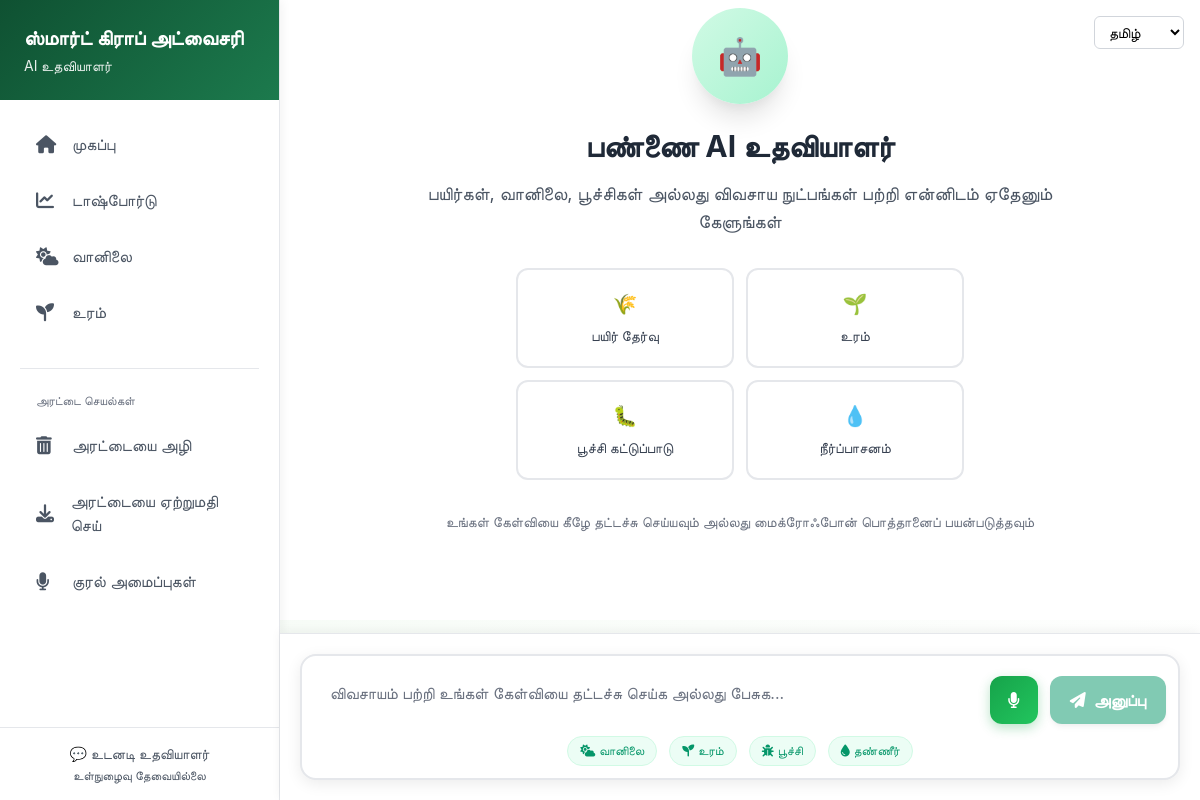
The page /chatbot.html (signed in) on the database as committed earlier.
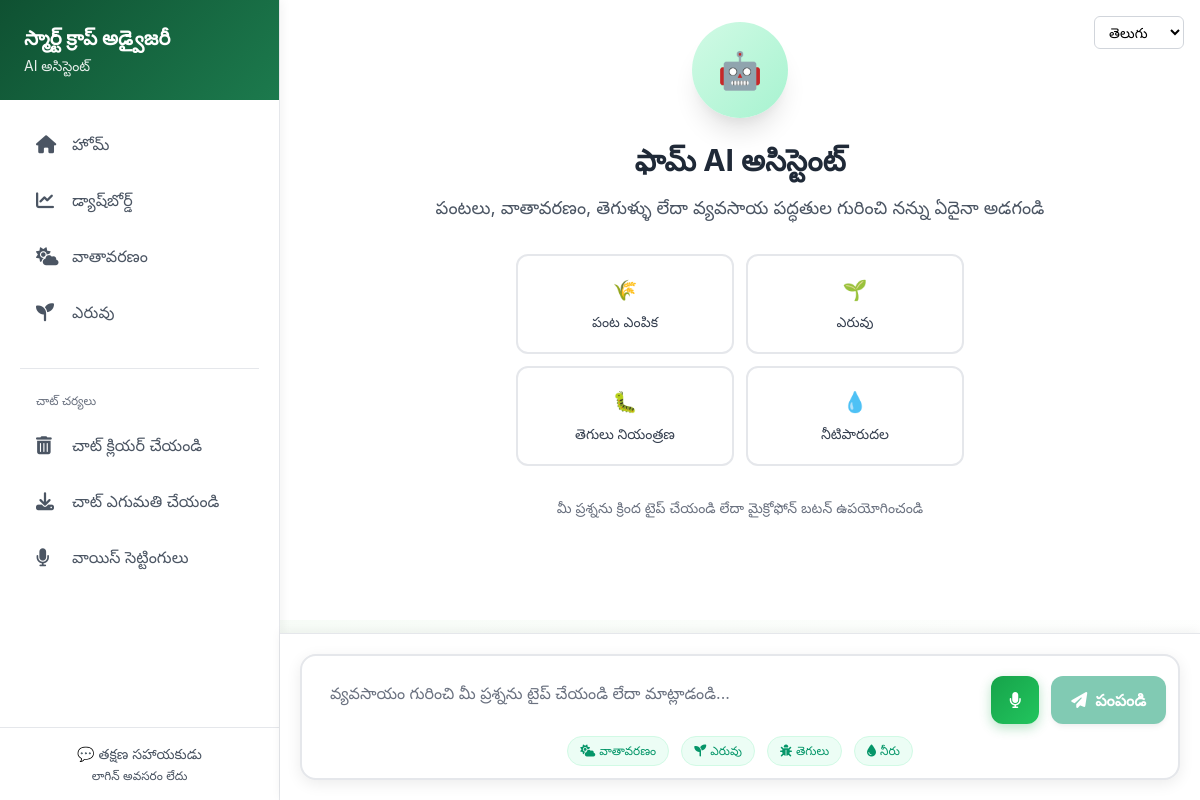
The same page on the database as committed later.
### app.py (models this page shows, shortened)
class User(db.Model, UserMixin):
    id = db.Column(db.Integer, primary_key=True)
    username = db.Column(db.String(100), unique=True, nullable=False)
    email = db.Column(db.String(100), unique=True, nullable=False)
    password_hash = db.Column(db.String(200), nullable=False)
    preferred_language = db.Column(db.String(10), default='en')
    voice_enabled = db.Column(db.Boolean, default=True)
    created_at = db.Column(db.DateTime, default=datetime.utcnow)
    is_active = db.Column(db.Boolean, default=True)
    state = db.Column(db.String(100), nullable=True)
    district = db.Column(db.String(100), nullable=True)
    farm_size = db.Column(db.Float, nullable=True)  # in acres
    primary_crop = db.Column(db.String(100), nullable=True)
    soil_type = db.Column(db.String(50), nullable=True)
    irrigation_type = db.Column(db.String(50), nullable=True)
    profile_completed = db.Column(db.Boolean, default=False)
    latitude = db.Column(db.Float, nullable=True)
    longitude = db.Column(db.Float, nullable=True)
    last_weather_fetch = db.Column(db.DateTime, nullable=True)

### app.py (the view)
@app.route('/<page_name>')
def serve_page(page_name):
    valid_pages = [
        'dashboard', 'weather', 'chatbot',
        'features', 'login', 'signup',
        'about', 'contact', 'fertilizer'
    ]
    if page_name in valid_pages:
        try:
            return render_template(f'{page_name}.html')
        except:
            return "Page not found", 404
    else:
        if page_name.endswith('.html') and page_name.replace('.html', '') in valid_pages:
            try:
                return render_template(page_name)
            except:
                return "Page not found", 404
    return "Page not found", 404

### app.py (called while the page is built, shortened)
def detect_browser_language(request):
    if not hasattr(request, 'accept_languages') or not request.accept_languages:
        return 'en'

def get_user_language_from_request(request):
    lang_param = request.args.get('lang')
    if lang_param:
        lang_param = lang_param.lower().strip()
        if lang_param in ['en', 'hi', 'te', 'ta', 'bn', 'mr']:
            return lang_param
    if 'user_language' in session:
        session_lang = session['user_language']
        if session_lang in ['en', 'hi', 'te', 'ta', 'bn', 'mr']:
            return session_lang
    cookie_lang = request.cookies.get('preferred_language')
    if cookie_lang and cookie_lang in ['en', 'hi', 'te', 'ta', 'bn', 'mr']:
        return cookie_lang
    if current_user.is_authenticated and current_user.preferred_language:
        return current_user.preferred_language
    browser_lang = detect_browser_language(request)
    if browser_lang in ['en', 'hi', 'te', 'ta', 'bn', 'mr']:
        return browser_lang
    return 'en'

@login_manager.user_loader
def load_user(user_id):
    return User.query.get(int(user_id))

@app.before_request
def handle_options():
    if request.method == "OPTIONS":
        return "", 200

@app.after_request
def after_request(response):
    origin = request.headers.get('Origin', '')
    allowed_origins = [
        'http://localhost:5500', 'http://127.0.0.1:5500',
        'http://localhost:3000', 'http://127.0.0.1:3000',
        'http://localhost:8080', 'http://127.0.0.1:8080',
        'http://localhost:5000', 'http://127.0.0.1:5000'
    ]
    if origin in allowed_origins:
        response.headers.add('Access-Control-Allow-Origin', origin)
    response.headers.add('Access-Control-Allow-Headers', 'Content-Type,Authorization,Accept,X-Requested-With')
    response.headers.add('Access-Control-Allow-Methods', 'GET,POST,DELETE,OPTIONS,PATCH')
    response.headers.add('Access-Control-Allow-Credentials', 'true')
    return response

    def get_text(self, key, lang='en'):
        if lang not in self.translations:
            lang = 'en'
        return self.translations.get(lang, {}).get(key, key)

### templates/chatbot.html (shortened to what this page needs)
{% extends "base.html" %}
{% block content %}
<div class="chat-container">
    <div class="sidebar">
        <div class="sidebar-header">
            <h2 class="text-xl font-bold">{{ t('app_name', user_language) }}</h2>
            <p class="text-sm opacity-90 mt-1">{{ t('chatbot', user_language) }}</p>
        </div>
        <div class="sidebar-nav">
            <a href="/" class="nav-item">
                <i class="fas fa-home"></i>
                <span>{{ t('home', user_language) }}</span>
            </a>
            <a href="dashboard.html" class="nav-item">
                <i class="fas fa-chart-line"></i>
                <span>{{ t('dashboard', user_language) }}</span>
            </a>
            <a href="weather.html" class="nav-item">
                <i class="fas fa-cloud-sun"></i>
                <span>{{ t('weather', user_language) }}</span>
            </a>
            <a href="fertilizer.html" class="nav-item">
                <i class="fas fa-seedling"></i>
                <span>{{ t('fertilizer', user_language) }}</span>
            </a>
            <div class="mt-8 pt-6 border-t border-gray-200">
                <div class="text-xs text-gray-500 mb-3 px-4">{{ t('chat_actions', user_language) }}</div>
                <div onclick="clearChat()" class="nav-item">
                    <i class="fas fa-trash-alt"></i>
                    <span>{{ t('clear_chat', user_language) }}</span>
                </div>
                <div onclick="exportChat()" class="nav-item">
                    <i class="fas fa-download"></i>
                    <span>{{ t('export_chat', user_language) }}</span>
                </div>
                <div onclick="toggleVoiceSettings()" class="nav-item">
                    <i class="fas fa-microphone"></i>
                    <span>{{ t('voice_settings', user_language) }}</span>
                </div>
            </div>
        </div>
        <div class="p-4 border-t border-gray-200">
            <div class="text-center text-sm text-gray-600">
                <p>💬 {{ t('instant_assistant', user_language) }}</p>
                <p class="text-xs mt-1">{{ t('no_login', user_language) }}</p>
            </div>
        </div>
    </div>
    <div class="main-content">
        <div id="welcomeCenter" class="welcome-center">
            <div class="text-center max-w-2xl px-4">
                <div class="w-24 h-24 bg-gradient-to-br from-green-100 to-green-200 rounded-full flex items-center justify-center mx-auto mb-6 shadow-xl">
                    <span class="text-4xl">🤖</span>
                </div>
                <h1 class="text-3xl font-bold text-gray-800 mb-4">{{ t('assistant_name', user_language) }}</h1>
                <p class="text-lg text-gray-600 mb-8">{{ t('welcome_message', user_language) }}</p>
                <div class="grid grid-cols-2 gap-3 max-w-md mx-auto mb-8">
                    <button onclick="startQuickChat('{{ t('crop_prompt', user_language) }}')" class="quick-action-btn">
                        <span class="text-xl block mb-2">🌾</span>
                        <div class="text-sm font-medium text-gray-700">{{ t('crop_selection', user_language) }}</div>
                    </button>
                    <button onclick="startQuickChat('{{ t('fertilizer_prompt', user_language) }}')" class="quick-action-btn">
                        <span class="text-xl block mb-2">🌱</span>
                        <div class="text-sm font-medium text-gray-700">{{ t('fertilizer', user_language) }}</div>
                    </button>
                    <button onclick="startQuickChat('{{ t('pest_prompt', user_language) }}')" class="quick-action-btn">
                        <span class="text-xl block mb-2">🐛</span>
                        <div class="text-sm font-medium text-gray-700">{{ t('pest_control', user_language) }}</div>
                    </button>
                    <button onclick="startQuickChat('{{ t('irrigation_prompt', user_language) }}')" class="quick-action-btn">
                        <span class="text-xl block mb-2">💧</span>
                        <div class="text-sm font-medium text-gray-700">{{ t('irrigation', user_language) }}</div>
                    </button>
                </div>
                <p class="text-sm text-gray-500">{{ t('type_or_speak', user_language) }}</p>
            </div>
        </div>
    </div>
</div>
<div class="input-section">
    <div class="input-container">
        <div class="flex gap-3 items-end">
            <textarea
                id="chatInput"
                placeholder="{{ t('input_placeholder', user_language) }}"
                class="flex-1 border-0 focus:ring-0 focus:outline-none resize-none py-3 px-4 text-gray-700 placeholder-gray-500 text-base bg-transparent leading-relaxed"
                rows="1"
                style="min-height: 56px; max-height: 150px;"
            ></textarea>
            <button
                id="voiceBtn"
                onclick="toggleVoiceInput()"
                class="voice-btn"
                title="{{ t('voice_input', user_language) }}"
            >
                <i class="fas fa-microphone"></i>
            </button>
            <button
                id="sendBtn"
                onclick="sendMessage()"
                class="bg-green-600 text-white rounded-xl px-5 py-3 font-semibold hover:bg-green-700 transition-colors shadow-md flex items-center gap-2"
            >
                <i class="fas fa-paper-plane"></i>
                <span class="hidden sm:inline">{{ t('send', user_language) }}</span>
            </button>
        </div>
        <div class="mt-3 flex justify-center gap-3">
            <button onclick="suggestPrompt('weather')" class="text-xs text-green-600 hover:text-green-800 px-3 py-1.5 bg-green-50 rounded-full transition-colors border border-green-100">
                <i class="fas fa-cloud-sun mr-1"></i>{{ t('weather', user_language) }}
            </button>
            <button onclick="suggestPrompt('fertilizer')" class="text-xs text-green-600 hover:text-green-800 px-3 py-1.5 bg-green-50 rounded-full transition-colors border border-green-100">
                <i class="fas fa-seedling mr-1"></i>{{ t('fertilizer', user_language) }}
            </button>
            <button onclick="suggestPrompt('pest')" class="text-xs text-green-600 hover:text-green-800 px-3 py-1.5 bg-green-50 rounded-full transition-colors border border-green-100">
                <i class="fas fa-bug mr-1"></i>{{ t('pest', user_language) }}
            </button>
            <button onclick="suggestPrompt('irrigation')" class="text-xs text-green-600 hover:text-green-800 px-3 py-1.5 bg-green-50 rounded-full transition-colors border border-green-100">
                <i class="fas fa-tint mr-1"></i>{{ t('water', user_language) }}
            </button>
        </div>
    </div>
</div>
{% endblock %}

### templates/base.html (shortened to what this page needs)
<!DOCTYPE html>
<html lang="{{ user_language }}">
<head>
  <link href="https://cdn.jsdelivr.net/npm/tailwindcss@2.2.19/dist/tailwind.min.css" rel="stylesheet">
  <link rel="stylesheet" href="https://cdnjs.cloudflare.com/ajax/libs/font-awesome/6.4.0/css/all.min.css">
</head>
<body class="bg-gray-50">
  {% block language_switcher %}
    <div class="language-switcher-default fixed top-4 right-4 z-50">
      <select id="languageSelect" class="language-select">
        {% for lang in available_languages %}
          <option value="{{ lang.code }}" {% if lang.code == user_language %}selected{% endif %}>
            {{ lang.native }}
          </option>
        {% endfor %}
      </select>
    </div>
  {% endblock %}
  <main class="{% block main_class %}{% endblock %}">
    {% block content %}{% endblock %}
  </main>
</body>
</html>

### templates/chatbot.html (style rules this page uses)
* { margin: 0; padding: 0; box-sizing: border-box; }
body { font-family: -apple-system, BlinkMacSystemFont, 'Segoe UI', Roboto, sans-serif; height: 100vh; background: linear-gradient(135deg, #f0f9f0 0%, #ffffff 100%); overflow: hidden; }
.chat-container { display: flex; height: 100vh; position: relative; }
.sidebar { width: 280px; background: white; border-right: 1px solid #e5e7eb; display: flex; flex-direction: column; z-index: 10; box-shadow: 2px 0 10px rgba(0, 0, 0, 0.05); }
.sidebar-header { padding: 24px; background: linear-gradient(135deg, #0f5132, #1c7a4d); color: white; }
.sidebar-nav { padding: 20px; flex: 1; }
.nav-item { display: flex; align-items: center; padding: 12px 16px; margin-bottom: 8px; border-radius: 10px; color: #4b5563; text-decoration: none; transition: all 0.2s ease; cursor: pointer; }
.nav-item i { width: 24px; margin-right: 12px; font-size: 18px; }
.main-content { flex: 1; display: flex; flex-direction: column; position: relative; }
.welcome-center { display: flex; align-items: center; justify-content: center; height: calc(100vh - 180px); padding: 20px; background: white; padding-bottom: 100px; }
.input-section { position: fixed; bottom: 0; left: 280px; right: 0; background: white; border-top: 1px solid #e5e7eb; padding: 20px; z-index: 100; box-shadow: 0 -2px 10px rgba(0, 0, 0, 0.05); }
.input-container { max-width: 900px; margin: 0 auto; background: white; border-radius: 16px; border: 2px solid #e5e7eb; box-shadow: 0 4px 15px rgba(0, 0, 0, 0.08); padding: 12px; }
.quick-action-btn { background: white; border: 2px solid #e5e7eb; border-radius: 12px; padding: 16px; text-align: center; cursor: pointer; transition: all 0.3s ease; height: 100px; }
.voice-btn { background: linear-gradient(135deg, #16a34a, #22c55e); color: white; border: none; border-radius: 12px; width: 48px; height: 48px; display: flex; align-items: center; justify-content: center; cursor: pointer; transition: all 0.3s ease; box-shadow: 0 4px 12px rgba(22, 163, 74, 0.3); }

### templates/base.html (style rules this page uses)
.language-select { padding: 6px 10px; border-radius: 6px; border: 1px solid #d1d5db; background: white; font-size: 14px; cursor: pointer; transition: all 0.2s; }

Rows that differ between the two databases and show on the page:
changed User: preferred_language "தமிழ்" → "తెలుగు"; preferred_language "ஸ்மார்ட் கிராப் அட்வைசரி" → "స్మార్ట్ క్రాప్ అడ్వైజరీ"; preferred_language "AI உதவியாளர்" → "AI అసిస్టెంట్"; preferred_language "முகப்பு" → "హోమ్"; preferred_language "டாஷ்போர்டு" → "డ్యాష్‌బోర్డ్"; preferred_language "வானிலை" → "వాతావరణం"; preferred_language "உரம்" → "ఎరువు"; preferred_language "அரட்டை செயல்கள்" → "చాట్ చర్యలు"; preferred_language "அரட்டையை அழி" → "చాట్ క్లియర్ చేయండి"; preferred_language "அரட்டையை ஏற்றுமதி செய்" → "చాట్ ఎగుమతి చేయండి"; preferred_language "குரல் அமைப்புகள்" → "వాయిస్ సెట్టింగులు"; preferred_language "உடனடி உதவியாளர்" → "తక్షణ సహాయకుడు"; preferred_language "உள்நுழைவு தேவையில்லை" → "లాగిన్ అవసరం లేదు"; preferred_language "பண்ணை AI உதவியாளர்" → "ఫామ్ AI అసిస్టెంట్"; preferred_language "பயிர்கள், வானிலை, பூச்சிகள் அல்லது விவசாய நுட்பங்கள் பற்றி என்னிடம் ஏதேனும் கேளுங்கள்" → "పంటలు, వాతావరణం, తెగుళ్ళు లేదా వ్యవసాయ పద్ధతుల గురించి నన్ను ఏదైనా అడగండి"; preferred_language "பயிர் தேர்வு" → "పంట ఎంపిక"; preferred_language "பூச்சி கட்டுப்பாடு" → "తెగులు నియంత్రణ"; preferred_language "நீர்ப்பாசனம்" → "నీటిపారుదల"; preferred_language "உங்கள் கேள்வியை கீழே தட்டச்சு செய்யவும் அல்லது மைக்ரோஃபோன் பொத்தானைப் பயன்படுத்தவும்" → "మీ ప్రశ్నను క్రింద టైప్ చేయండి లేదా మైక్రోఫోన్ బటన్ ఉపయోగించండి"; preferred_language "அனுப்பு" → "పంపండి"; preferred_language "பூச்சி" → "తెగులు"; preferred_language "தண்ணீர்" → "నీరు"
